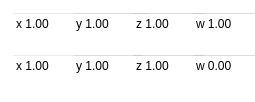
<?xml version="1.0" encoding="UTF-8"?>
<ui version="4.0">
 <class>VectorDotProduct</class>
 <widget class="QWidget" name="VectorDotProduct">
  <property name="geometry">
   <rect>
    <x>0</x>
    <y>0</y>
    <width>255</width>
    <height>102</height>
   </rect>
  </property>
  <property name="minimumSize">
   <size>
    <width>255</width>
    <height>0</height>
   </size>
  </property>
  <property name="windowTitle">
   <string>Form</string>
  </property>
  <property name="toolTip">
   <string>&lt;html&gt;&lt;head/&gt;&lt;body&gt;&lt;p&gt;Apply vector dot product to two vectors&lt;/p&gt;&lt;/body&gt;&lt;/html&gt;</string>
  </property>
  <property name="styleSheet">
   <string notr="true">background-color: rgba(0,0,0,0);</string>
  </property>
  <layout class="QVBoxLayout" name="verticalLayout">
   <item>
    <layout class="QHBoxLayout" name="horizontalLayout">
     <item>
      <widget class="QDoubleSpinBox" name="spin_x_0">
       <property name="minimumSize">
        <size>
         <width>137</width>
         <height>26</height>
        </size>
       </property>
       <property name="toolTip">
        <string>First vector (x) value</string>
       </property>
       <property name="buttonSymbols">
        <enum>QAbstractSpinBox::NoButtons</enum>
       </property>
       <property name="prefix">
        <string>x </string>
       </property>
       <property name="minimum">
        <double>-99999.000000000000000</double>
       </property>
       <property name="maximum">
        <double>999999.000000000000000</double>
       </property>
       <property name="stepType">
        <enum>QAbstractSpinBox::AdaptiveDecimalStepType</enum>
       </property>
       <property name="value">
        <double>1.000000000000000</double>
       </property>
      </widget>
     </item>
     <item>
      <widget class="QDoubleSpinBox" name="spin_y_0">
       <property name="minimumSize">
        <size>
         <width>135</width>
         <height>26</height>
        </size>
       </property>
       <property name="toolTip">
        <string>First vector (y) value</string>
       </property>
       <property name="buttonSymbols">
        <enum>QAbstractSpinBox::NoButtons</enum>
       </property>
       <property name="prefix">
        <string>y </string>
       </property>
       <property name="minimum">
        <double>-99999.000000000000000</double>
       </property>
       <property name="maximum">
        <double>99999.000000000000000</double>
       </property>
       <property name="stepType">
        <enum>QAbstractSpinBox::AdaptiveDecimalStepType</enum>
       </property>
       <property name="value">
        <double>1.000000000000000</double>
       </property>
      </widget>
     </item>
     <item>
      <widget class="QDoubleSpinBox" name="spin_z_0">
       <property name="minimumSize">
        <size>
         <width>134</width>
         <height>26</height>
        </size>
       </property>
       <property name="toolTip">
        <string>First vector (z) value</string>
       </property>
       <property name="buttonSymbols">
        <enum>QAbstractSpinBox::NoButtons</enum>
       </property>
       <property name="prefix">
        <string>z </string>
       </property>
       <property name="minimum">
        <double>-99999.000000000000000</double>
       </property>
       <property name="maximum">
        <double>99999.000000000000000</double>
       </property>
       <property name="stepType">
        <enum>QAbstractSpinBox::AdaptiveDecimalStepType</enum>
       </property>
       <property name="value">
        <double>1.000000000000000</double>
       </property>
      </widget>
     </item>
     <item>
      <widget class="QDoubleSpinBox" name="spin_w_0">
       <property name="minimumSize">
        <size>
         <width>139</width>
         <height>26</height>
        </size>
       </property>
       <property name="toolTip">
        <string>First vector (w) value</string>
       </property>
       <property name="buttonSymbols">
        <enum>QAbstractSpinBox::NoButtons</enum>
       </property>
       <property name="prefix">
        <string>w </string>
       </property>
       <property name="minimum">
        <double>-99999.000000000000000</double>
       </property>
       <property name="maximum">
        <double>99999.000000000000000</double>
       </property>
       <property name="stepType">
        <enum>QAbstractSpinBox::AdaptiveDecimalStepType</enum>
       </property>
       <property name="value">
        <double>1.000000000000000</double>
       </property>
      </widget>
     </item>
    </layout>
   </item>
   <item>
    <spacer name="verticalSpacer_2">
     <property name="orientation">
      <enum>Qt::Vertical</enum>
     </property>
     <property name="sizeType">
      <enum>QSizePolicy::Fixed</enum>
     </property>
     <property name="sizeHint" stdset="0">
      <size>
       <width>20</width>
       <height>10</height>
      </size>
     </property>
    </spacer>
   </item>
   <item>
    <layout class="QHBoxLayout" name="horizontalLayout_2">
     <item>
      <widget class="QDoubleSpinBox" name="spin_x_1">
       <property name="minimumSize">
        <size>
         <width>134</width>
         <height>26</height>
        </size>
       </property>
       <property name="toolTip">
        <string>Second vector (x) value</string>
       </property>
       <property name="buttonSymbols">
        <enum>QAbstractSpinBox::NoButtons</enum>
       </property>
       <property name="prefix">
        <string>x </string>
       </property>
       <property name="minimum">
        <double>-99999.000000000000000</double>
       </property>
       <property name="maximum">
        <double>99999.000000000000000</double>
       </property>
       <property name="stepType">
        <enum>QAbstractSpinBox::AdaptiveDecimalStepType</enum>
       </property>
       <property name="value">
        <double>1.000000000000000</double>
       </property>
      </widget>
     </item>
     <item>
      <widget class="QDoubleSpinBox" name="spin_y_1">
       <property name="minimumSize">
        <size>
         <width>135</width>
         <height>26</height>
        </size>
       </property>
       <property name="toolTip">
        <string>Second vector (y) value</string>
       </property>
       <property name="buttonSymbols">
        <enum>QAbstractSpinBox::NoButtons</enum>
       </property>
       <property name="prefix">
        <string>y </string>
       </property>
       <property name="minimum">
        <double>-99999.000000000000000</double>
       </property>
       <property name="maximum">
        <double>99999.000000000000000</double>
       </property>
       <property name="stepType">
        <enum>QAbstractSpinBox::AdaptiveDecimalStepType</enum>
       </property>
       <property name="value">
        <double>1.000000000000000</double>
       </property>
      </widget>
     </item>
     <item>
      <widget class="QDoubleSpinBox" name="spin_z_1">
       <property name="minimumSize">
        <size>
         <width>134</width>
         <height>26</height>
        </size>
       </property>
       <property name="toolTip">
        <string>Second vector (z) value</string>
       </property>
       <property name="buttonSymbols">
        <enum>QAbstractSpinBox::NoButtons</enum>
       </property>
       <property name="prefix">
        <string>z </string>
       </property>
       <property name="minimum">
        <double>-99999.000000000000000</double>
       </property>
       <property name="maximum">
        <double>99999.000000000000000</double>
       </property>
       <property name="stepType">
        <enum>QAbstractSpinBox::AdaptiveDecimalStepType</enum>
       </property>
       <property name="value">
        <double>1.000000000000000</double>
       </property>
      </widget>
     </item>
     <item>
      <widget class="QDoubleSpinBox" name="spin_w_1">
       <property name="minimumSize">
        <size>
         <width>139</width>
         <height>26</height>
        </size>
       </property>
       <property name="toolTip">
        <string>Second vector (w) value</string>
       </property>
       <property name="buttonSymbols">
        <enum>QAbstractSpinBox::NoButtons</enum>
       </property>
       <property name="prefix">
        <string>w </string>
       </property>
       <property name="minimum">
        <double>-99999.000000000000000</double>
       </property>
       <property name="maximum">
        <double>99999.000000000000000</double>
       </property>
       <property name="stepType">
        <enum>QAbstractSpinBox::AdaptiveDecimalStepType</enum>
       </property>
      </widget>
     </item>
    </layout>
   </item>
   <item>
    <spacer name="verticalSpacer">
     <property name="orientation">
      <enum>Qt::Vertical</enum>
     </property>
     <property name="sizeHint" stdset="0">
      <size>
       <width>20</width>
       <height>40</height>
      </size>
     </property>
    </spacer>
   </item>
  </layout>
 </widget>
 <resources/>
 <connections/>
</ui>
